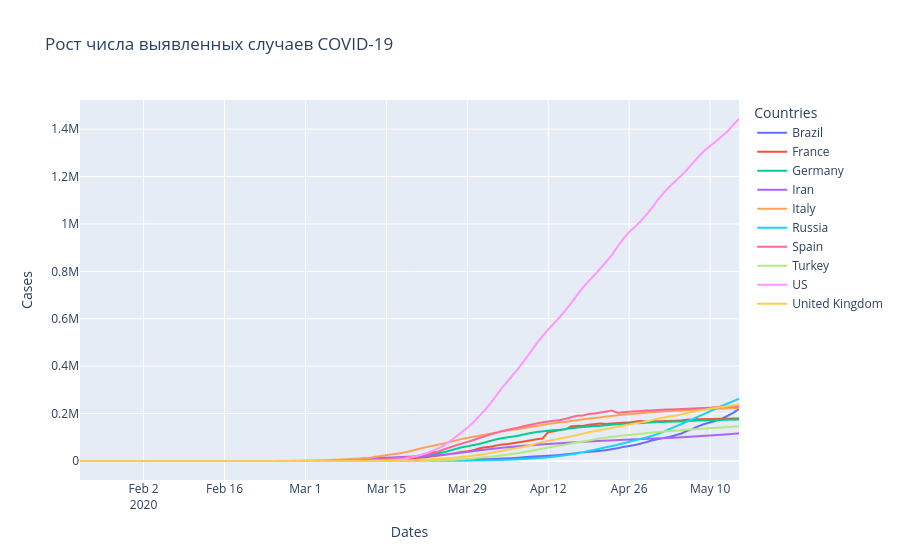

The code cell stored with this chart in its notebook:
### Markdown cell above
График выше показывает нам общую информацию по всему миру. Давайте выделим 10 наиболее пострадавших стран (по итогам последнего дня из датасета) и на одном графике покажем данные по каждой из них по числу зарегистрированных случаев болезни. В этот раз, попробуем воспользоваться библиотекой **plotly**.

### Code cell
# Выделим топ-10 стран по количеству подтвержденных случаев 
df_top = data[data['Date'] == max(data.Date)]
df_top = df_top.groupby('Country_Region', as_index=False)['ConfirmedCases'].sum()
df_top = df_top.nlargest(10,'ConfirmedCases')

# Выделим тренд с учетом времени
df_trend = data.groupby(['Date','Country_Region'], as_index=False)['ConfirmedCases'].sum()
df_trend = df_trend.merge(df_top, on='Country_Region')
df_trend.rename(columns={'Country_Region' : 'Countries', 
                         'ConfirmedCases_x':'Cases',
                         'Date' : 'Dates'}, 
                inplace=True)

# px - это сокращения заимпортированного plotly_express
px.line(df_trend, 
        title='Рост числа выявленных случаев COVID-19',
        x='Dates', 
        y='Cases', 
        color='Countries')
